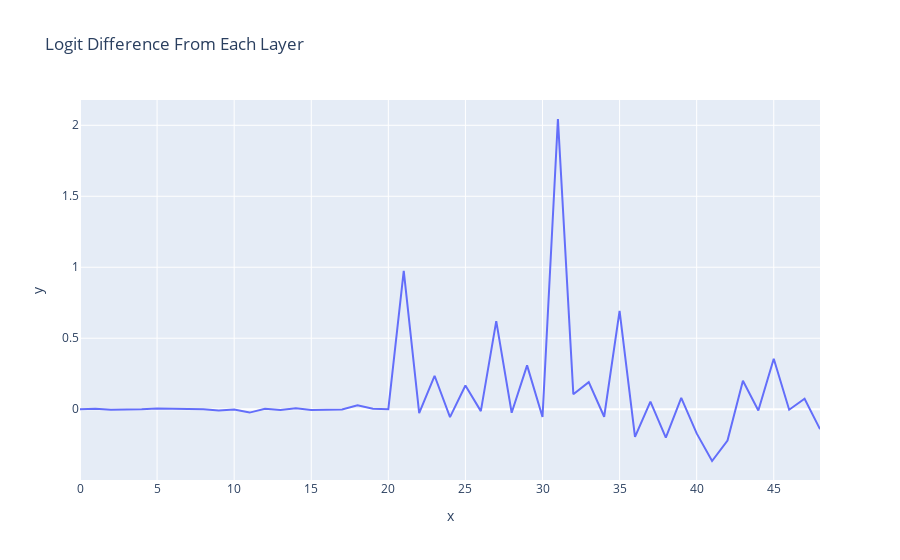

Notebook cell for this chart:
### Markdown cell above
Major contributor is attention layer 8, as seen in the Pythia-attn-dropout model; Attention 9 and 10 make a more modest contribution, and the MLPs seem to largely be making negative contributions.

### Code cell
per_layer_residual, labels = clean_cache.decompose_resid(layer=-1, pos_slice=-1, return_labels=True)
per_layer_logit_diffs = residual_stack_to_logit_diff(per_layer_residual, clean_cache)
l_line(per_layer_logit_diffs, hover_name=labels, title="Logit Difference From Each Layer")

### Figure 1 — Plotly figure (JSON) as saved in the notebook; plotly's stock layout.template omitted (floating-point values rounded to 4 significant figures)
{"data": [{"hovertemplate": "<b>%{hovertext}</b><br><br>x=%{x}<br>y=%{y}<extra></extra>", "hovertext": ["embed", "0_attn_out", "0_mlp_out", "1_attn_out", "1_mlp_out", "2_attn_out", "2_mlp_out", "3_attn_out", "3_mlp_out", "4_attn_out", "4_mlp_out", "5_attn_out", "5_mlp_out", "6_attn_out", "6_mlp_out", "7_attn_out", "7_mlp_out", "8_attn_out", "8_mlp_out", "9_attn_out", "9_mlp_out", "10_attn_out", "10_mlp_out", "11_attn_out", "11_mlp_out", "12_attn_out", "12_mlp_out", "13_attn_out", "13_mlp_out", "14_attn_out", "14_mlp_out", "15_attn_out", "15_mlp_out", "16_attn_out", "16_mlp_out", "17_attn_out", "17_mlp_out", "18_attn_out", "18_mlp_out", "19_attn_out", "19_mlp_out", "20_attn_out", "20_mlp_out", "21_attn_out", "21_mlp_out", "22_attn_out", "22_mlp_out", "23_attn_out", "23_mlp_out"], "legendgroup": "", "line": {"color": "#636efa", "dash": "solid"}, "marker": {"symbol": "circle"}, "mode": "lines", "name": "", "orientation": "v", "showlegend": false, "type": "scatter", "x": [0, 1, 2, 3, 4, 5, 6, 7, 8, 9, 10, 11, 12, 13, 14, 15, 16, 17, 18, 19, 20, 21, 22, 23, 24, 25, 26, 27, 28, 29, 30, 31, 32, 33, 34, 35, 36, 37, 38, 39, 40, 41, 42, 43, 44, 45, 46, 47, 48], "xaxis": "x", "y": [7.352e-05, 0.002691, -0.003688, -0.003758, -0.001158, 0.005212, 0.003727, -0.001099, -0.00117, -0.009285, -0.002269, -0.02413, 0.002439, -0.005306, 0.006136, -0.005887, -0.003726, -0.002377, 0.02686, 0.002386, 5.929e-05, 0.9749, -0.02735, 0.2354, -0.05556, 0.167, -0.01362, 0.6203, -0.02541, 0.3086, -0.05542, 2.044, 0.1057, 0.1908, -0.0533, 0.6926, -0.1954, 0.05378, -0.2, 0.07907, -0.1706, -0.3651, -0.2206, 0.2004, -0.009697, 0.3549, -0.003664, 0.0732, -0.1408], "yaxis": "y"}], "layout": {"legend": {"tracegroupgap": 0}, "title": {"text": "Logit Difference From Each Layer"}, "xaxis": {"anchor": "y", "domain": [0, 1], "title": {"text": "x"}}, "yaxis": {"anchor": "x", "domain": [0, 1], "title": {"text": "y"}}}}
